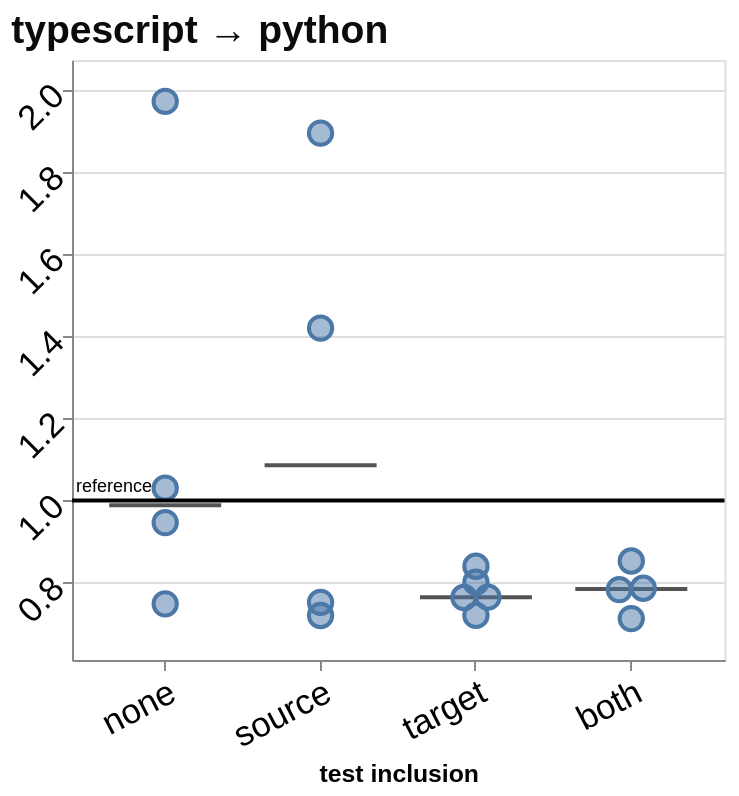

The Vega-Lite source for this figure:
### Vega-Lite specification from a JSON file in a GitHub repository (floating-point values rounded to 4 significant figures)
{"config": {"view": {"continuousWidth": 300, "continuousHeight": 300}, "axis": {"labelAngle": -45}, "axisX": {"labelAngle": -37.5}}, "layer": [{"data": {"name": "data-580a46a7f2152375b08d86dd0a449b02"}, "mark": {"type": "tick", "color": "#0b0b0b", "opacity": 0.7, "size": 56, "thickness": 2}, "encoding": {"x": {"field": "condition", "sort": ["no tests", "source tests", "target tests", "both tests"], "title": "test inclusion", "type": "nominal", "axis": {"labelFontSize": 17.32, "titleFontSize": 12.38, "labelExpr": "{'no tests': 'none', 'source tests': 'source', 'target tests': 'target', 'both tests': 'both'}[datum.label]", "labelAngle": -27.5}}, "xOffset": {"field": "nudge", "scale": {"domain": [-2, 2], "range": [7.071, 55.07]}, "title": null, "type": "quantitative"}, "y": {"field": "value", "scale": {"domain": [0.6115, 2.073], "nice": false}, "title": null, "type": "quantitative", "axis": {"labelFontSize": 17.32, "titleFontSize": 22}}}}, {"data": {"name": "data-f7d490249c51e770f621fa97884bdf05"}, "mark": {"type": "point", "filled": true, "size": 136, "fillOpacity": 0.5, "stroke": "#4c78a8", "strokeWidth": 2, "strokeOpacity": 1}, "encoding": {"tooltip": [{"field": "port", "title": "run", "type": "nominal"}, {"field": "value", "format": ".2f", "title": "ladder time ÷ reference", "type": "quantitative"}, {"field": "ladder_rungs_completed", "title": "rungs completed", "type": "quantitative"}, {"field": "ladder_total_ms", "format": ",.1f", "title": "total ms", "type": "quantitative"}], "x": {"field": "condition", "sort": ["no tests", "source tests", "target tests", "both tests"], "title": "test inclusion", "type": "nominal", "axis": {"labelFontSize": 17.32, "titleFontSize": 12.38, "labelExpr": "{'no tests': 'none', 'source tests': 'source', 'target tests': 'target', 'both tests': 'both'}[datum.label]", "labelAngle": -27.5}}, "xOffset": {"field": "nudge", "scale": {"domain": [-2, 2], "range": [7.071, 55.07]}, "title": null, "type": "quantitative"}, "y": {"field": "value", "scale": {"domain": [0.6115, 2.073], "nice": false}, "title": null, "type": "quantitative", "axis": {"labelFontSize": 17.32, "titleFontSize": 22}}}}, {"data": {"name": "data-a630986baac081710e889288b28dd2bb"}, "mark": {"type": "rule", "color": "black", "strokeWidth": 2}, "encoding": {"y": {"field": "value", "scale": {"domain": [0.6115, 2.073], "nice": false}, "title": null, "type": "quantitative", "axis": {"labelFontSize": 17.32, "titleFontSize": 22}}}}, {"data": {"name": "data-a630986baac081710e889288b28dd2bb"}, "mark": {"type": "text", "align": "left", "baseline": "bottom", "dy": -2, "fontSize": 9}, "encoding": {"text": {"field": "label", "type": "nominal"}, "x": {"value": 2}, "y": {"field": "value", "scale": {"domain": [0.6115, 2.073], "nice": false}, "title": null, "type": "quantitative", "axis": {"labelFontSize": 17.32, "titleFontSize": 22}}}}], "height": 300, "title": {"text": "typescript → python", "anchor": "start", "color": "#0b0b0b", "fontSize": 19.5}, "width": 326.2, "$schema": "https://vega.github.io/schema/vega-lite/v6.4.1.json", "datasets": {"data-580a46a7f2152375b08d86dd0a449b02": [{"condition": "no tests", "value": 0.9882, "nudge": 0.0}, {"condition": "source tests", "value": 1.086, "nudge": 0.0}, {"condition": "target tests", "value": 0.7645, "nudge": 0.0}, {"condition": "both tests", "value": 0.7846, "nudge": 0.0}], "data-f7d490249c51e770f621fa97884bdf05": [{"run_id": "20260908T234247Z_2da5a2c0", "condition": "no tests", "ladder_rungs_completed": 16, "ladder_total_ms": 416.1, "value": 1.03, "reference": 1.0, "port": "2da5a2c0", "nudge": 0.0}, {"run_id": "20260909T015142Z_f8ca89ff", "condition": "no tests", "ladder_rungs_completed": 16, "ladder_total_ms": 409.9, "value": 0.9463, "reference": 1.0, "port": "f8ca89ff", "nudge": 0.0}, {"run_id": "20260909T035041Z_2d7fbef6", "condition": "no tests", "ladder_rungs_completed": 16, "ladder_total_ms": 370.1, "value": 0.7483, "reference": 1.0, "port": "2d7fbef6", "nudge": 0.0}, {"run_id": "20260909T140517Z_670261ce", "condition": "no tests", "ladder_rungs_completed": 18, "ladder_total_ms": 20950.0, "value": 1.972, "reference": 1.0, "port": "670261ce", "nudge": 0.0}, {"run_id": "20260909T013603Z_054a84ca", "condition": "source tests", "ladder_rungs_completed": 16, "ladder_total_ms": 359.5, "value": 0.7198, "reference": 1.0, "port": "054a84ca", "nudge": 0.0}, {"run_id": "20260909T134433Z_3f62598c", "condition": "source tests", "ladder_rungs_completed": 16, "ladder_total_ms": 366.2, "value": 0.7517, "reference": 1.0, "port": "3f62598c", "nudge": 0.0}, {"run_id": "20260909T154949Z_461ef9c5", "condition": "source tests", "ladder_rungs_completed": 16, "ladder_total_ms": 496.0, "value": 1.42, "reference": 1.0, "port": "461ef9c5", "nudge": 0.0}, {"run_id": "20260909T190508Z_7c1544c0", "condition": "source tests", "ladder_rungs_completed": 16, "ladder_total_ms": 575.0, "value": 1.895, "reference": 1.0, "port": "7c1544c0", "nudge": 0.0}, {"run_id": "20260909T012246Z_fbe56704", "condition": "target tests", "ladder_rungs_completed": 16, "ladder_total_ms": 372.7, "value": 0.7645, "reference": 1.0, "port": "fbe56704", "nudge": 0.5}, {"run_id": "20260909T032340Z_f01d5496", "condition": "target tests", "ladder_rungs_completed": 16, "ladder_total_ms": 364.3, "value": 0.7201, "reference": 1.0, "port": "f01d5496", "nudge": 0.0}, {"run_id": "20260909T133702Z_8305aa82", "condition": "target tests", "ladder_rungs_completed": 16, "ladder_total_ms": 388.2, "value": 0.8398, "reference": 1.0, "port": "8305aa82", "nudge": 0.0}, {"run_id": "20260909T154334Z_609edff1", "condition": "target tests", "ladder_rungs_completed": 16, "ladder_total_ms": 369.7, "value": 0.7637, "reference": 1.0, "port": "609edff1", "nudge": -0.5}, {"run_id": "20260909T185402Z_14873f98", "condition": "target tests", "ladder_rungs_completed": 16, "ladder_total_ms": 379.6, "value": 0.8012, "reference": 1.0, "port": "14873f98", "nudge": 0.0}, {"run_id": "20260909T011452Z_9f286468", "condition": "both tests", "ladder_rungs_completed": 16, "ladder_total_ms": 372.3, "value": 0.7861, "reference": 1.0, "port": "9f286468", "nudge": 0.5}, {"run_id": "20260909T132655Z_2a16d72b", "condition": "both tests", "ladder_rungs_completed": 16, "ladder_total_ms": 391.4, "value": 0.8526, "reference": 1.0, "port": "2a16d72b", "nudge": 0.0}, {"run_id": "20260909T153339Z_9de9fd66", "condition": "both tests", "ladder_rungs_completed": 16, "ladder_total_ms": 379.5, "value": 0.783, "reference": 1.0, "port": "9de9fd66", "nudge": -0.5}, {"run_id": "20260909T184722Z_089a4294", "condition": "both tests", "ladder_rungs_completed": 16, "ladder_total_ms": 365.2, "value": 0.7123, "reference": 1.0, "port": "089a4294", "nudge": 0.0}], "data-a630986baac081710e889288b28dd2bb": [{"value": 1.0, "label": "reference"}]}, "padding": {"left": 5, "top": 5, "right": 6.25, "bottom": 5}}
